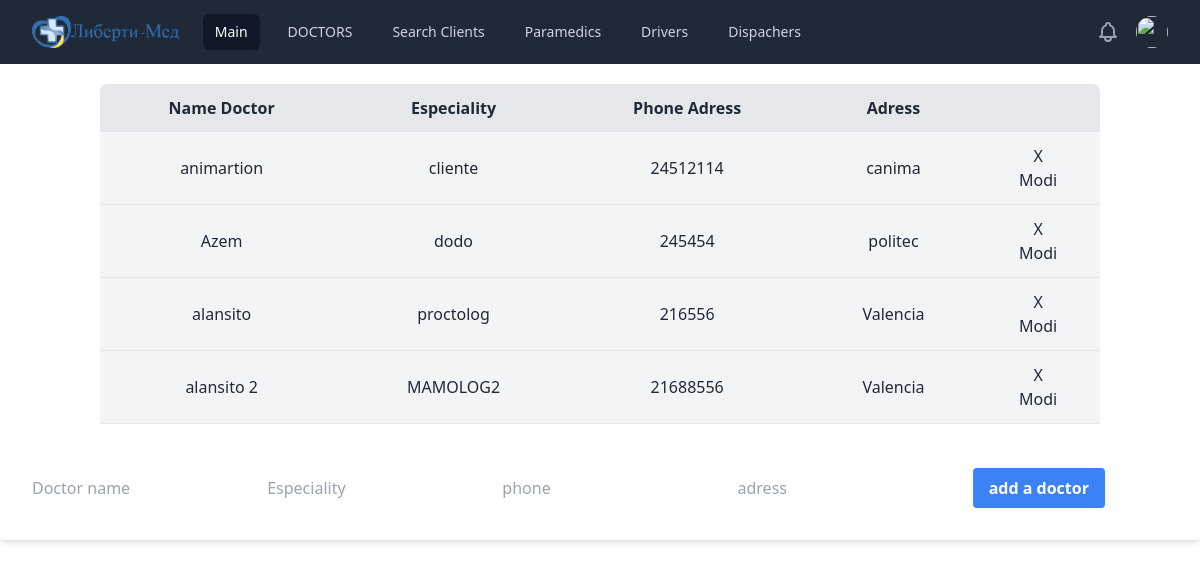
The page /doctors (signed in) on the database its author committed.
### tables this page shows
CREATE TABLE doctors (id INTEGER PRIMARY KEY AUTOINCREMENT, name TEXT NOT NULL ,especiality TEXT NOT NULL , phone TEXT NOT NULL, adress TEXT NOT NULL);

### aplication.py (the view, shortened to what this page needs)
@app.route('/doctors', methods=["GET","POST","DELETE"])
@login_require
def doctors():
    if request.method == "GET":
        with sqlite3.connect("cmslibmed.db") as conn:
            cur = conn.cursor()
            doctors = cur.execute("SELECT * FROM doctors");
            all_doctors = doctors.fetchall()
            return render_template("doctos.html" , doctors=all_doctors)

### aplication.py (called while the page is built)
@app.teardown_appcontext
def close_connection(exception):
    db = getattr(g, '_database', None)
    if db is not None:
        db.close()

### helpers.py (called while the page is built)
def login_require(f):
    @wraps(f)
    def decorated_function(*args, **kwargs):
        if session.get('user_id') is None:
            return redirect(url_for('login' ,next=request.url))
        return f(*args, **kwargs)
    return decorated_function

### templates/doctos.html (shortened to what this page needs)
{% extends "layout.html"%}
    {% block main %}
        <table  class="rounded-t-lg m-5 w-5/6 mx-auto bg-gray-200 text-gray-800">
            <tr class="left boder-b-2 border-gray-300">
                <th class="px-4 py-3" >Name Doctor</th>
                <th class="px-4 py-3">Especiality</th>
                <th class="px-4 py-3">Phone Adress</th>
                <th class="px-4 py-3">Adress</td>
            </tr>
            {% for doctor in doctors%}
            <tr class="bg-gray-100 border-b border-gray-200">
                <td class="px-4 py-3" id="name\\{{doctor[0]}}">{{doctor[1]}}</td>
                <td class="px-4 py-3" id="especialitye\\{{doctor[0]}}">{{doctor[2]}}</td>
                <td class="px-4 py-3" id="phone\\{{doctor[0]}}">{{doctor[3]}}</td>
                <td class="px-4 py-3" id="address\\{{doctor[0]}}">{{doctor[4]}}</td>
                <td class="px-4 py-3"><form action="/doctorsdelete" method="post">
                        <button type="submit">X</button>
                    </form>
                    <button id="modify" onclick="modify({{ doctor[0] }})"> Modi<button>
            </tr>
            {%endfor%}
        </table>
<div class="w-full ">
        <form action="/doctors" method="post" class="bg-white shadow-md rounded px-8 pt-6 pb-8 mb-4">
            <input type="text" name="name" id="name-form" placeholder="Doctor name">
            <input type="text" name="especiality"id="especiality-form" placeholder="Especiality">
            <input type="text" name="phone" id="phone-form" placeholder="phone">
            <input type="text" name="address" id="address-form" placeholder="adress">
            <button type="submit"id="btn" class="bg-blue-500 hover:bg-blue-700 text-white font-bold py-2 px-4 rounded focus:outline-none focus:shadow-outline" >add a doctor </button>
        </form>
</div>
      {% endblock %}

### static/main.css (style rules this page uses)
body { background-color:red !importan; }
.py-3 { max-width: 9em; }
.border-b { text-align: center; }

### rows shown on the page
doctors: name "animartion", especiality "cliente", phone "24512114", adress "canima"
doctors: name "Azem", especiality "dodo", phone "245454", adress "politec"
doctors: name "alansito", especiality "proctolog", phone "216556", adress "Valencia"
doctors: name "alansito 2", especiality "MAMOLOG2", phone "21688556", adress "Valencia"
